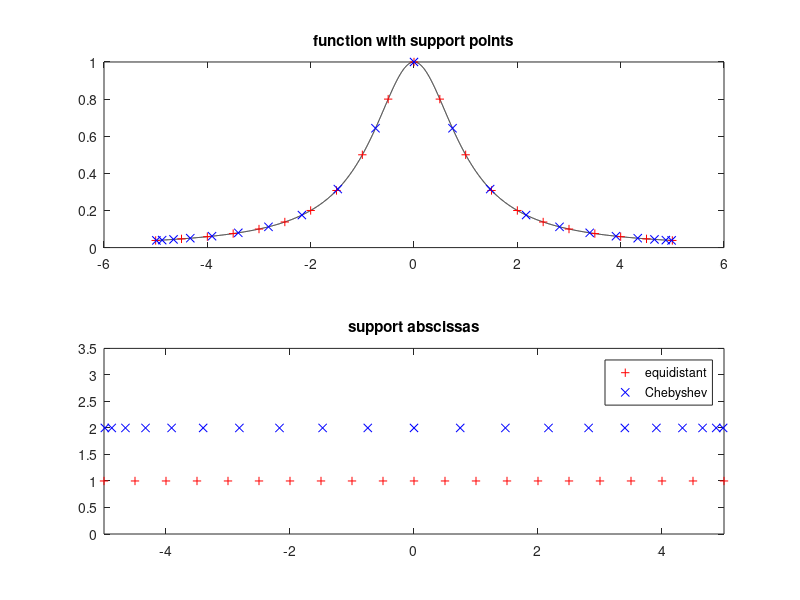

The MATLAB script that drew this image: (Note: this script raises an error after producing the figure.)
% Numerical Programming I (for CSE), WT 2012/13
% tutorial 6
%
% -- interpolation --
%
% author: schraufstetter

function main_interpolation
%
% compares:
% 1. polynomial interpolation (Newton's interpolation formula)
%    a) equidistant nodes
%    b) Chebysheff nodes
% 2. Hermite interpolation
%

clear all
close all
clc



% support points
% ==============

% define interval [a,b] and number (n+1) of support points
%a=0; b=1; n=5;
%a=0; b=2; n=20;
a = -5; b = 5; n=20;

% intervall [a,b] with high resolution (for evaluation of interpolation)
x0 = [a:1e-3:b];
y0 = func(x0);

% support points 1 (equidistant)
x1 = [a:(b-a)/n:b];
y1 = func(x1);

% support points 2 (Chebyshev)
idx=0:n;
x2 = a + (b-a)/2 * (1 + cos( (2*idx+1)/(2*(n+1))*pi ) );
y2 = func(x2);

% plot support points
subplot(2,1,1)
plot(x0,y0,'k',x1,y1,'r+',x2,y2,'bx')
title('function with support points')
subplot(2,1,2)
plot(x1,ones(size(x1)),'r+',x2,2*ones(size(x2)),'bx');
title('support abscissas')
axis([a b 0 3.5])
legend('equidistant','Chebyshev')


input('go on with Newton''s interpolation?')


% Newton's interpolation formula
% ==============================

% interpolation 1 (equidistant support points)
c1 = interp_newton(x1,y1);
yp1 = eval_newton(c1,x1,x0);

% interpolation 2 (Chebyshev support points)
c2 = interp_newton(x2,y2);
yp2 = eval_newton(c2,x2,x0);


% Hermitian interpolation
% =======================

dy1 = dfunc(x1);
yp1H = interp_hermite(x1,y1,dy1,x0);



% visualization
% =============

% plot results and interpolation errors
figure

subplot(2,3,1)
plot(x0,y0,'k',x0,yp1,'r-',x1,y1,'r.') % function, polynomial interpolant and support points
title('polynomial interpolation 1 (equidistant)')
axis([a b 0.2 1])

subplot(2,3,2)
plot(x0,y0,'k',x0,yp2,'b-',x2,y2,'b.') % function, polynomial interpolant and support points
title('polynomial interpolation 2 (Chebyshev)')

subplot(2,3,3)
plot(x0,y0,'k',x0,yp1H,'g-',x1,y1,'g.')
title('Hermitian interpolation')

subplot(2,3,4)
plot(x0,abs(yp1-y0),'r-')
title('error 1 (polynomial, equidistant)')

subplot(2,3,5)
plot(x0,abs(yp2-y0),'b-')
title('error (polynomial, Chebyshev)')

subplot(2,3,6)
plot(x0,abs(yp1H-y0),'g-')  
title('error (Hermitian)')

return








% define the function to be interpolated
function y = func(x)

% Runge function
y=1./(1+x.^2);

% cosine function
%y=cos(pi*x);

return;


function y = dfunc(x)

% derivative of Runge function
y=-2.*x./(1+x.^2).^2;

% derivative of cosine function
%y=-pi*sin(pi*x);

return;